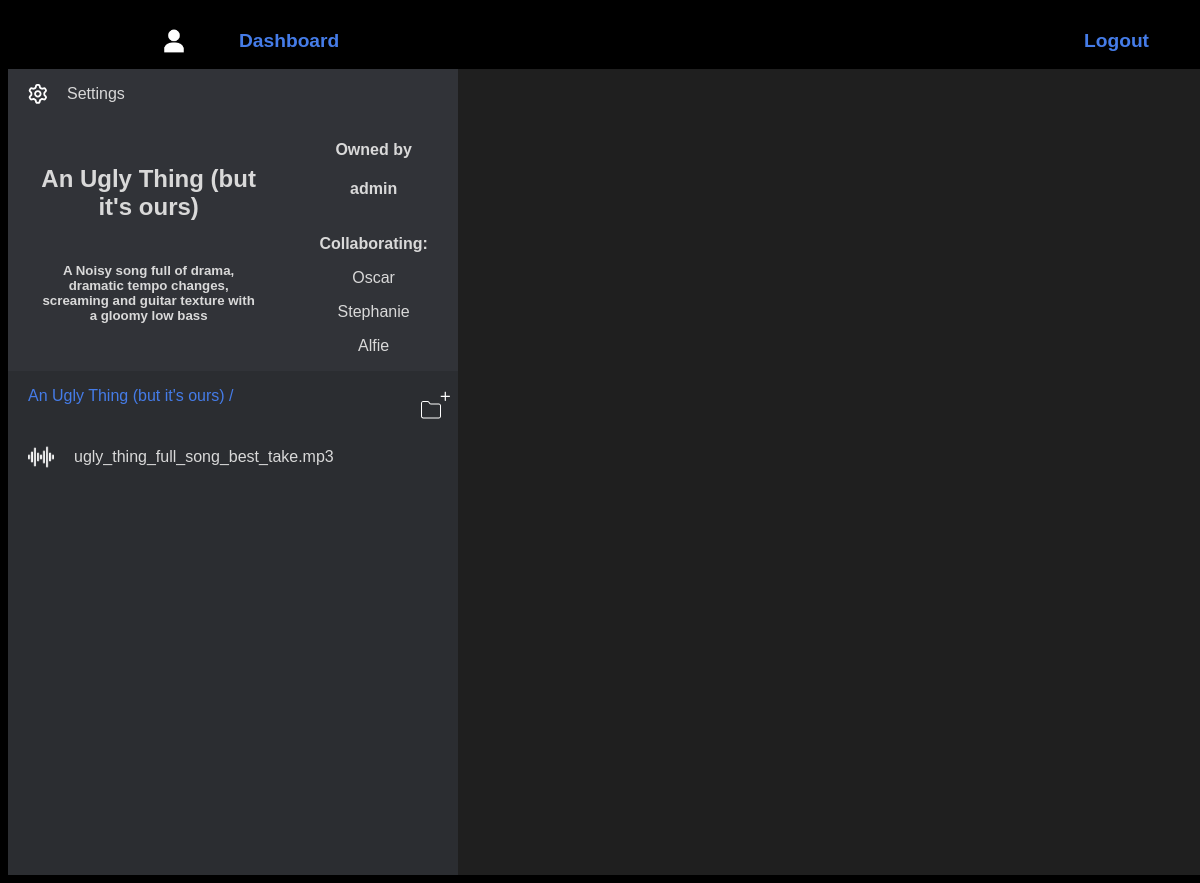
The page /repository/1 on the database as committed earlier.
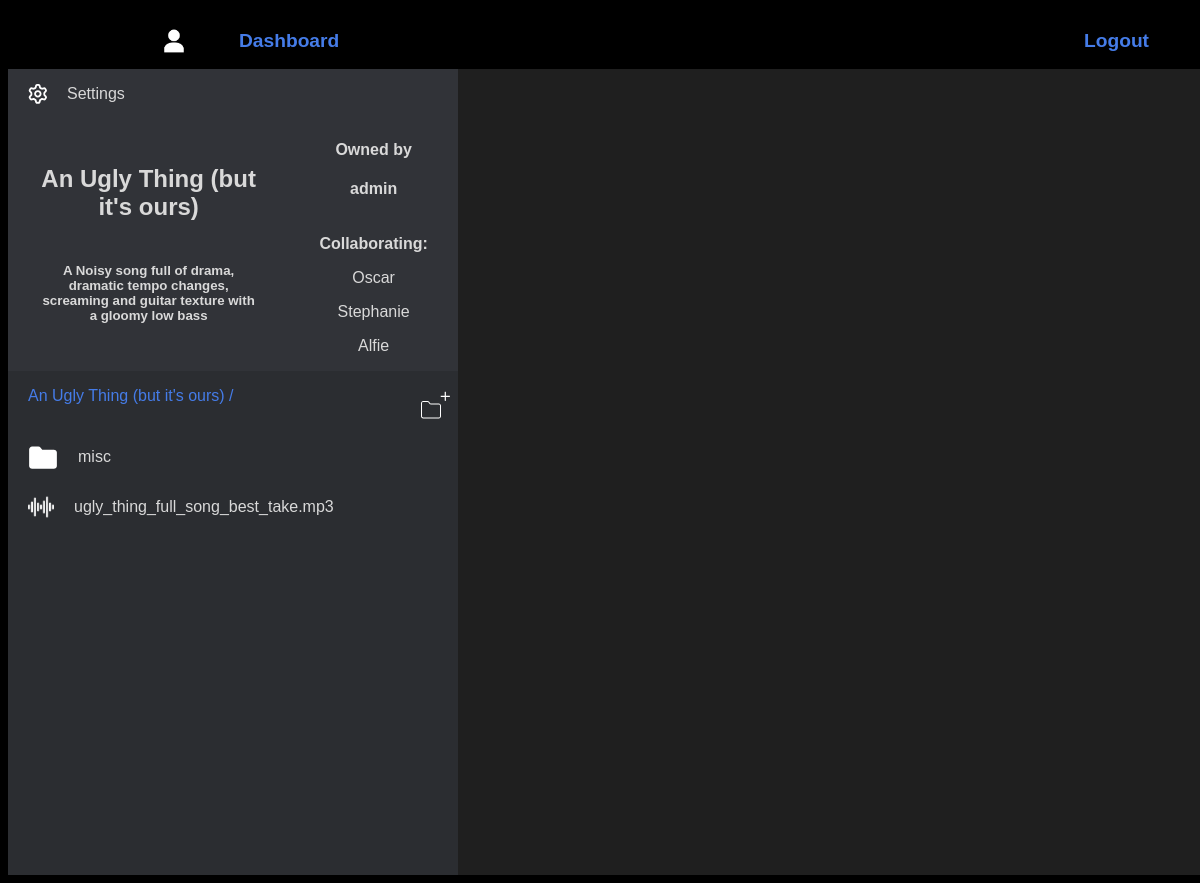
The same page on the database as committed later.
### palinodes/models.py (models this page shows, shortened)
class User(AbstractUser):
    pass

class FileModel(models.Model):
    parent = models.ForeignKey(Directory, on_delete=models.CASCADE, related_name="files")
    file = models.FileField(upload_to=get_file_upload_path)
    @property
    def filename(self):
        return os.path.basename(self.file.name)
    @property
    def is_audiofile(self):
        extension3 = self.filename[-3:]
        extension4 = self.filename[-4:]
        return extension3 in ["mp3", "wav", "aac", "m4a", ] or extension4 in ["flac", "aiff"]

class Directory(models.Model):
    name = models.CharField(max_length=50)
    description = models.TextField(max_length=300, blank=True, null=True)
    created = models.DateField(auto_now=True)
    owner = models.ForeignKey(User, on_delete=models.CASCADE, related_name="directories")
    collaborators = models.ManyToManyField(User, blank=True, related_name="collaborating")
    parent = models.ForeignKey("self", blank=True, null=True, on_delete=models.CASCADE, related_name="subdirectories")

### palinodes/views.py (the view)
# urls.py: path("repository/<int:repository_id>", views.repository_view, name="repository"),
def repository_view(request, repository_id):
    repository = Directory.objects.get(id=repository_id)
    return render(request, "palinodes/repository.html", {
        "repository": repository
    })

### palinodes/templates/palinodes/repository.html (shortened to what this page needs)
{% extends 'palinodes/layout.html' %}
{% load static %}
{% block navbar %}
<li id="dash-btn">
    {% if user.profile.avatar %}
    <img id="avatar-sm" src={{user.profile.avatar.url}}>
    {% else %}
    <img style="background-color: black;" id="avatar-sm" src='/media/Default-Profile-Picture.png' >
    {% endif %}
    <a href={% url 'dashboard' %}>Dashboard</a></li>
{% endblock navbar %}
{% block body %}
    <div id="repository-container">
        <div id=repository-details>
            <div class="clickable" id="repository-settings">
                    <p>Settings</p>
            </div>
            <div id="repository-details-details">
                <h2>{{repository.name}}</h2>
                <h5>{{repository.description}}</h3>
            </div>
            <div id="repository-details-collaborators">
                <div>
                    <h4>Owned by</h4>
                    <h4>{{repository.owner.username}}</h4>
                </div>
                <div>
                    <p><strong>Collaborating:</strong></p>
                    {% for collaborator in repository.collaborators.all %}
                    <p>{{collaborator.username}}</p>
                    {% endfor %}
                </div>
            </div>
        </div>
        <div id="repository-contents">
            <div id="repository-contents-topbar">
                <div id="current-path">
                    <p>{{repository.name}} /</p>
                </div>
                <button id="new-directory" class="clickable">
                </button>
            </div>
            <div id="contents">
                {% for directory in repository.subdirectories.all %}
                <div data-pk ="{{directory.pk}}" data-name = "{{directory.name}}" class="directories file-entries clickable" >
                    <p>{{directory.name}}</p>
                </div>
                {% endfor %}
                {% for file in repository.files.all %}
                {% if file.is_audiofile %}
                <div data-fileurl="{{file.file.url}}" class="audiofile file-entries clickable">
                {% endif %}
                    <p>{{file.filename}}</p>
                </div>
                {% endfor %}
            </div>
        </div>
        <div id="soundwave"></div>
        <div id="chat">
        </div>
    </div>
{% endblock %}

Rows that differ between the two databases and show on the page:
added Directory: name "misc"
